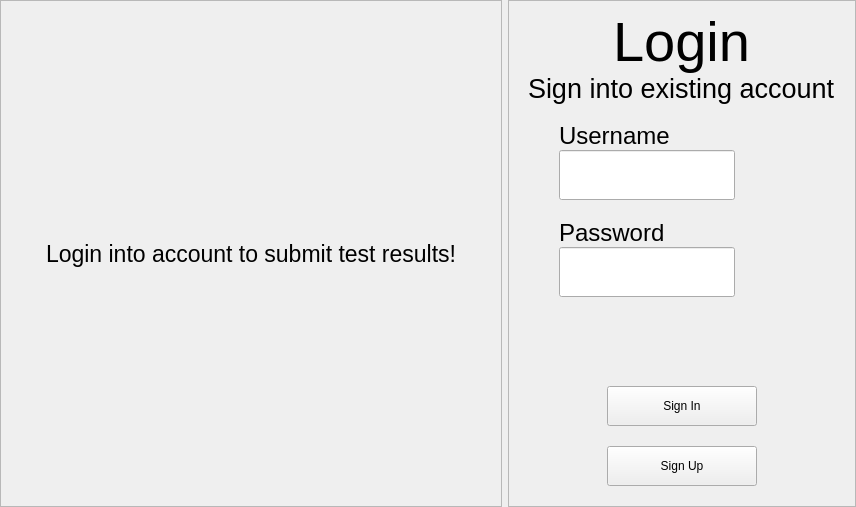
            <widget class="QWidget" name="login_page">
             <layout class="QHBoxLayout" name="horizontalLayout_3">
              <property name="leftMargin">
               <number>0</number>
              </property>
              <property name="topMargin">
               <number>0</number>
              </property>
              <property name="rightMargin">
               <number>0</number>
              </property>
              <property name="bottomMargin">
               <number>0</number>
              </property>
              <item>
               <widget class="QFrame" name="account_left_frame">
                <property name="frameShape">
                 <enum>QFrame::StyledPanel</enum>
                </property>
                <property name="frameShadow">
                 <enum>QFrame::Raised</enum>
                </property>
                <layout class="QVBoxLayout" name="verticalLayout_9">
                 <property name="leftMargin">
                  <number>0</number>
                 </property>
                 <property name="topMargin">
                  <number>0</number>
                 </property>
                 <property name="rightMargin">
                  <number>0</number>
                 </property>
                 <property name="bottomMargin">
                  <number>0</number>
                 </property>
                 <item>
                  <widget class="QLabel" name="login_intro_label">
                   <property name="minimumSize">
                    <size>
                     <width>500</width>
                     <height>0</height>
                    </size>
                   </property>
                   <property name="font">
                    <font>
                     <pointsize>17</pointsize>
                    </font>
                   </property>
                   <property name="text">
                    <string>Login into account to submit test results!</string>
                   </property>
                   <property name="alignment">
                    <set>Qt::AlignCenter</set>
                   </property>
                  </widget>
                 </item>
                </layout>
               </widget>
              </item>
              <item>
               <widget class="QFrame" name="account_right_frame">
                <property name="frameShape">
                 <enum>QFrame::StyledPanel</enum>
                </property>
                <property name="frameShadow">
                 <enum>QFrame::Raised</enum>
                </property>
                <layout class="QVBoxLayout" name="verticalLayout_10">
                 <property name="spacing">
                  <number>0</number>
                 </property>
                 <property name="leftMargin">
                  <number>0</number>
                 </property>
                 <property name="topMargin">
                  <number>0</number>
                 </property>
                 <property name="rightMargin">
                  <number>0</number>
                 </property>
                 <property name="bottomMargin">
                  <number>0</number>
                 </property>
                 <item>
                  <widget class="QFrame" name="account_right_top_frame">
                   <property name="frameShape">
                    <enum>QFrame::NoFrame</enum>
                   </property>
                   <property name="frameShadow">
                    <enum>QFrame::Raised</enum>
                   </property>
                   <layout class="QVBoxLayout" name="verticalLayout_11">
                    <property name="spacing">
                     <number>0</number>
                    </property>
                    <item alignment="Qt::AlignHCenter">
                     <widget class="QLabel" name="login_label">
                      <property name="font">
                       <font>
                        <pointsize>42</pointsize>
                       </font>
                      </property>
                      <property name="text">
                       <string>Login</string>
                      </property>
                     </widget>
                    </item>
                    <item alignment="Qt::AlignHCenter">
                     <widget class="QLabel" name="sign_existing_label">
                      <property name="font">
                       <font>
                        <pointsize>20</pointsize>
                       </font>
                      </property>
                      <property name="text">
                       <string>Sign into existing account</string>
                      </property>
                     </widget>
                    </item>
                   </layout>
                  </widget>
                 </item>
                 <item>
                  <widget class="QFrame" name="account_right_middle1_frame">
                   <property name="frameShape">
                    <enum>QFrame::NoFrame</enum>
                   </property>
                   <property name="frameShadow">
                    <enum>QFrame::Raised</enum>
                   </property>
                   <layout class="QVBoxLayout" name="verticalLayout_12">
                    <property name="spacing">
                     <number>0</number>
                    </property>
                    <property name="leftMargin">
                     <number>50</number>
                    </property>
                    <property name="rightMargin">
                     <number>120</number>
                    </property>
                    <property name="bottomMargin">
                     <number>10</number>
                    </property>
                    <item>
                     <widget class="QLabel" name="username_label">
                      <property name="minimumSize">
                       <size>
                        <width>0</width>
                        <height>0</height>
                       </size>
                      </property>
                      <property name="maximumSize">
                       <size>
                        <width>16777215</width>
                        <height>40</height>
                       </size>
                      </property>
                      <property name="font">
                       <font>
                        <pointsize>18</pointsize>
                       </font>
                      </property>
                      <property name="text">
                       <string>Username</string>
                      </property>
                     </widget>
                    </item>
                    <item>
                     <widget class="QLineEdit" name="username_field">
                      <property name="minimumSize">
                       <size>
                        <width>0</width>
                        <height>50</height>
                       </size>
                      </property>
                      <property name="font">
                       <font>
                        <pointsize>15</pointsize>
                       </font>
                      </property>
                      <property name="text">
                       <string/>
                      </property>
                     </widget>
                    </item>
                   </layout>
                  </widget>
                 </item>
                 <item>
                  <widget class="QFrame" name="account_right_middle2_frame">
                   <property name="frameShape">
                    <enum>QFrame::NoFrame</enum>
                   </property>
                   <property name="frameShadow">
                    <enum>QFrame::Raised</enum>
                   </property>
                   <layout class="QVBoxLayout" name="verticalLayout_13">
                    <property name="spacing">
                     <number>0</number>
                    </property>
                    <property name="leftMargin">
                     <number>50</number>
                    </property>
                    <property name="rightMargin">
                     <number>120</number>
                    </property>
                    <item>
                     <widget class="QLabel" name="password_label">
                      <property name="font">
                       <font>
                        <pointsize>18</pointsize>
                       </font>
                      </property>
                      <property name="text">
                       <string>Password</string>
                      </property>
                     </widget>
                    </item>
                    <item>
                     <widget class="QLineEdit" name="password_field">
                      <property name="minimumSize">
                       <size>
                        <width>0</width>
                        <height>50</height>
                       </size>
                      </property>
                     </widget>
                    </item>
                   </layout>
                  </widget>
                 </item>
                 <item>
                  <widget class="QFrame" name="account_right_bottom_frame">
                   <property name="minimumSize">
                    <size>
                     <width>0</width>
                     <height>200</height>
                    </size>
                   </property>
                   <property name="frameShape">
                    <enum>QFrame::NoFrame</enum>
                   </property>
                   <property name="frameShadow">
                    <enum>QFrame::Raised</enum>
                   </property>
                   <layout class="QVBoxLayout" name="verticalLayout_14">
                    <property name="spacing">
                     <number>20</number>
                    </property>
                    <property name="leftMargin">
                     <number>10</number>
                    </property>
                    <property name="rightMargin">
                     <number>10</number>
                    </property>
                    <property name="bottomMargin">
                     <number>20</number>
                    </property>
                    <item alignment="Qt::AlignHCenter">
                     <widget class="QLabel" name="login_error_label">
                      <property name="font">
                       <font>
                        <pointsize>15</pointsize>
                       </font>
                      </property>
                      <property name="styleSheet">
                       <string notr="true">color: rgb(255, 0, 0);</string>
                      </property>
                      <property name="text">
                       <string/>
                      </property>
                     </widget>
                    </item>
                    <item alignment="Qt::AlignHCenter">
                     <widget class="QPushButton" name="sign_in">
                      <property name="minimumSize">
                       <size>
                        <width>150</width>
                        <height>40</height>
                       </size>
                      </property>
                      <property name="text">
                       <string>Sign In</string>
                      </property>
                     </widget>
                    </item>
                    <item alignment="Qt::AlignHCenter">
                     <widget class="QPushButton" name="sign_up">
                      <property name="minimumSize">
                       <size>
                        <width>150</width>
                        <height>40</height>
                       </size>
                      </property>
                      <property name="text">
                       <string>Sign Up</string>
                      </property>
                     </widget>
                    </item>
                   </layout>
                  </widget>
                 </item>
                </layout>
               </widget>
              </item>
             </layout>
            </widget>
